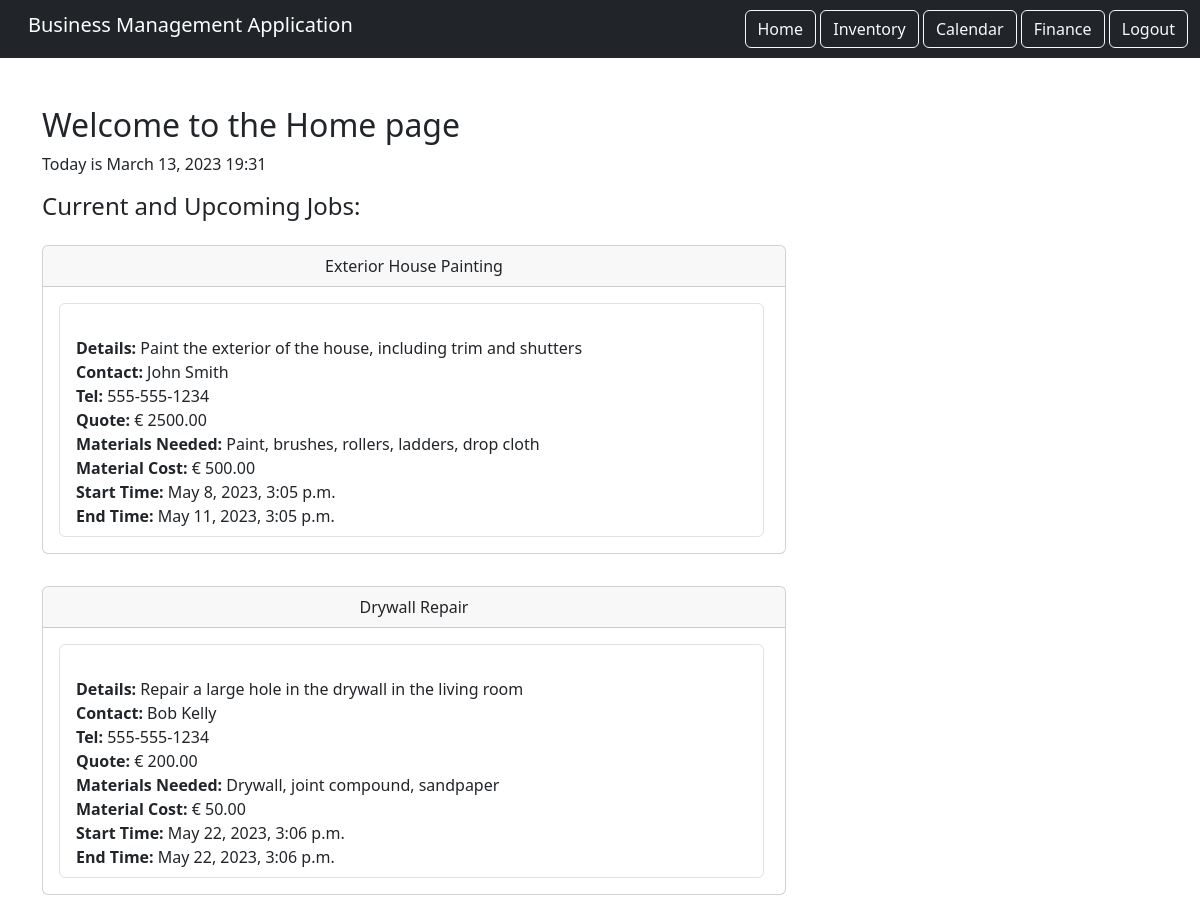
The app's page / (signed in) with its own data.
### calendar_component/models.py (models this page shows, shortened)
class Booking(models.Model):
    title = models.CharField(max_length=200)
    details = models.TextField()
    contact = models.CharField(max_length=200)
    phone_number = models.CharField(max_length=15)
    quote = models.DecimalField(max_digits=10, decimal_places=2)
    materials_needed = models.TextField()
    materials_cost = models.DecimalField(max_digits=10, decimal_places=2)
    start_time = models.DateTimeField()
    end_time = models.DateTimeField()
    completed = models.BooleanField(default=False)

### home/views.py (the view)
# urls.py: path('', views.HomePage.as_view(), name="home"),
class HomePage(LoginRequiredMixin, TemplateView):
    template_name = 'home.html'
    login_url = '/login'
    def get_context_data(self, **kwargs):
        context = super().get_context_data(**kwargs)
        context['now'] = timezone.now()
        context['events'] = Booking.objects.filter(completed=False)[:2]
        return context

### home/templates/home.html (shortened to what this page needs)
{% extends 'base.html' %}
{% load static %}
{% block content %}
    <div class="row">
        <div class="col">
            <div class="home-holder">
                <h1 class="fs-2">Welcome to the Home page</h1>
            </div>
        </div>
    </div>
    <p>Today is {{ now|date:'F d, Y H:i' }}</p>
    <div class="flex-start">
        <h4>Current and Upcoming Jobs:</h4>
    </div>
    <div>
        {% for event in events %}
            <div class="col-md-8 py-3">
                <div class="card">
                    <div class="card-header text-center">
                        {{ event.title }}
                    </div>
                    <div class="card-body">
                        <ul class="list-group">
                            <li class="list-group-item">
                                <br> <span class="text-left"><strong> Details: </strong> {{ event.details }}</span>
                                <br> <span class="text-left"><strong> Contact: </strong> {{ event.contact }}</span>
                                <br> <span class="text-left"><strong> Tel: </strong> {{ event.phone_number }}</span>
                                <br> <span class="text-left"><strong> Quote: </strong> &euro; {{ event.quote }}</span>
                                <br> <span class="text-left"><strong> Materials Needed: </strong> {{ event.materials_needed }}</span>
                                <br> <span class="text-left"><strong> Material Cost: </strong> &euro; {{ event.materials_cost }} </span>
                                <br> <span class="text-left"><strong> Start Time: </strong> {{ event.start_time }}</span>
                                <br> <span class="text-left"><strong> End Time: </strong> {{ event.end_time }}</span>
                        </ul>
                    </div>
                </div>
            </div>
        {% endfor %}
    </div>
{% endblock content %}

### static/css/style.css (style rules this page uses)
ul { height: 100%; padding: 0px 5px 0px 20px; }

### records on screen
Booking: title "Exterior House Painting", details "Paint the exterior of the house, including trim and shutters", contact "John Smith", phone_number "555-555-1234", quote "2500.00", materials_needed "Paint, brushes, rollers, ladders, drop cloth", materials_cost "500.00", start_time "May 8, 2023, 3:05 p.m.", end_time "May 11, 2023, 3:05 p.m."
Booking: title "Drywall Repair", details "Repair a large hole in the drywall in the living room", contact "Bob Kelly", phone_number "555-555-1234", quote "200.00", materials_needed "Drywall, joint compound, sandpaper", materials_cost "50.00", start_time "May 22, 2023, 3:06 p.m.", end_time "May 22, 2023, 3:06 p.m."

### other values on screen
{{ now|date:'F d, Y H:i' }} "March 13, 2023 19:31"
